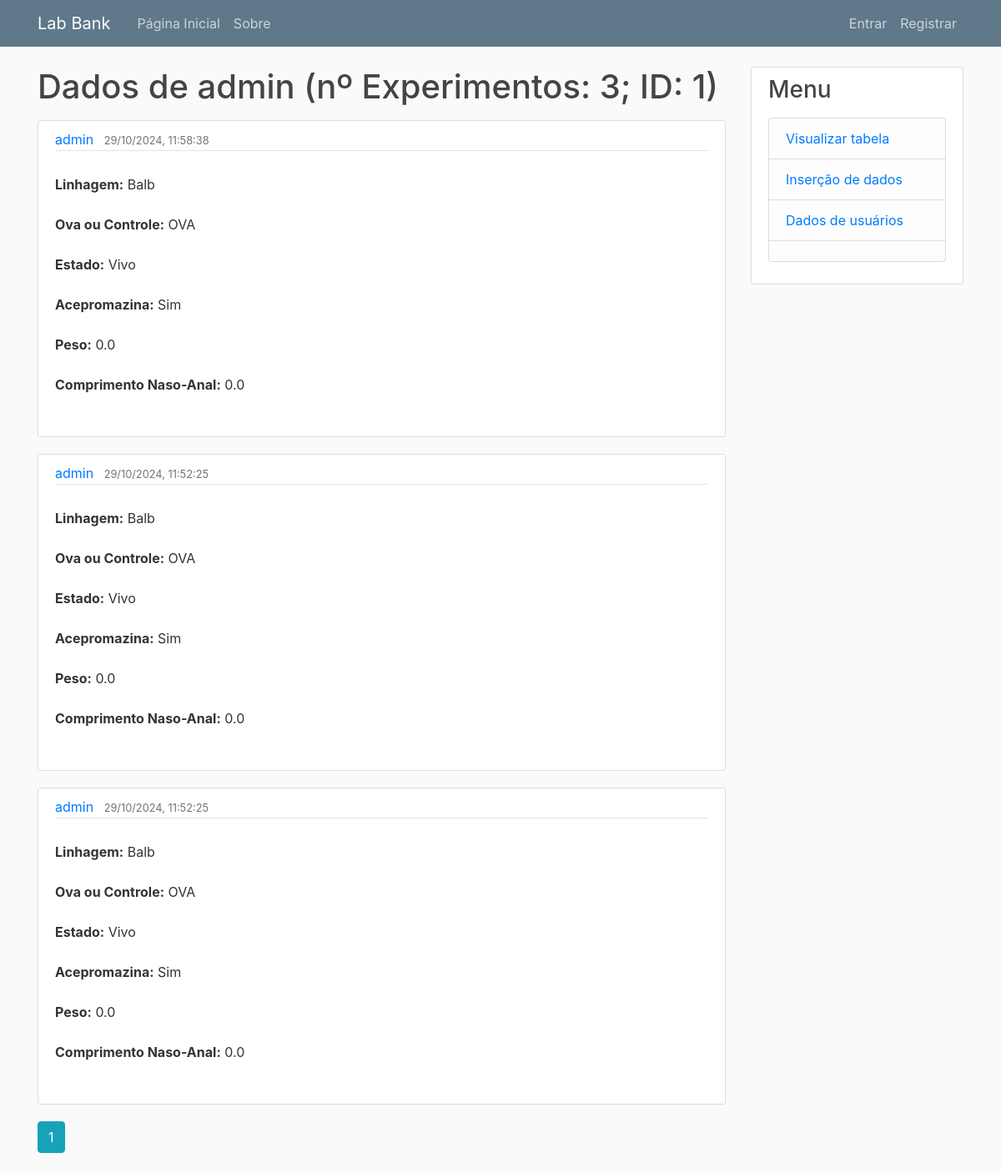
The page /table/admin on the database its author committed.
### lab_bank/models.py (models this page shows, shortened)
class User(db.Model, UserMixin):
    id = db.Column(db.Integer, primary_key=True)
    username = db.Column(db.String(100), unique=True, nullable=False)
    email = db.Column(db.String(200), unique=True, nullable=False)
    profile_picture = db.Column(db.String(20), nullable=False, default='default.jpg')
    password = db.Column(db.String(60))
    posts = db.relationship('Post', backref='author', lazy=True)
    subjects = db.relationship('Subject', backref='owner', lazy=True)

class Subject(db.Model):
    id = db.Column(db.Integer, primary_key=True)
    date = db.Column(db.Date, nullable=False)
    lineage = db.Column(db.Text)
    ova_or_control = db.Column(db.Text)
    dead_or_alive = db.Column(db.Text)
    acepromazine = db.Column(db.Text)
    weight = db.Column(db.Float)
    naso_anal_length = db.Column(db.Float)
    user_id = db.Column(db.Integer, db.ForeignKey('user.id'), nullable=False)
    date_created = db.Column(db.DateTime, nullable=False, default=datetime.now(pytz.timezone('America/Sao_Paulo')))
    excel_file_path = db.Column(db.String(200))

### lab_bank/table/routes.py (the view)
@table.route("/table/<string:username>")
def user_subjects(username):
    page = request.args.get('page', 1, type = int)
    user = User.query.filter_by(username = username).first_or_404()
    subjects = Subject.query.filter_by(owner = user).order_by(Subject.id.desc()).paginate(page = page, per_page = 7)
    return render_template('user_subjects.html', user = user, title = f'Dados de {username}', subjects = subjects)

### lab_bank/templates/user_subjects.html (shortened to what this page needs)
{% extends 'layout.html' %}
{% block content %}
<h1 class="mb-3"> Dados de {{ user.username }} (nº Experimentos: {{ subjects.total }}; ID: {{ user.id }})</h1>
{% for subject in subjects.items %}
	<article class="media content-section">
		<div class="media-body">
			<div class="article-metadata">
				<a class="mr-2" href="{{ url_for('table.user_subjects', username=subject.owner.username) }}">{{ user.username }}</a>
				<small class="text-muted">{{ subject.date_created.strftime('%d/%m/%Y, %H:%M:%S') }}</small>
			</div>
			<p class="article-content">
				<strong>Linhagem:</strong> {{ subject.lineage}}<br>
				<strong>Ova ou Controle:</strong> {{ subject.ova_or_control }}<br>
				<strong>Estado:</strong> {{ subject.dead_or_alive }}<br>
				<strong>Acepromazina:</strong> {{ subject.acepromazine }}<br>
				<strong>Peso:</strong> {{ subject.weight }}<br>
				<strong>Comprimento Naso-Anal:</strong> {{ subject.naso_anal_length }}<br>
			</p>
	</article>
{% endfor %}
{% for page_num in subjects.iter_pages() %}
	{% if page_num %}
		{% if subjects.page == page_num %}
			<a class="btn btn-info mb-4" href="{{ url_for('table.user_subjects', username=user.username, page=page_num) }}"> {{ page_num }} </a>
		{% else %}
			<a class="btn btn-outline-info mb-4" href="{{ url_for('table.user_subjects', username=user.username, page=page_num) }}"> {{ page_num }} </a>
		{% endif %}
	{% else %}
		...
	{% endif %}
{% endfor %}
{% endblock %}

### lab_bank/templates/layout.html (shortened to what this page needs)
<!DOCTYPE html>
<html>
	<head>
		<link rel="stylesheet" href="https://maxcdn.bootstrapcdn.com/bootstrap/4.0.0/css/bootstrap.min.css">
		<link rel="stylesheet" type="text/css" href="{{ url_for('static', filename='main.css') }}">
</head>
					<body>
						<header class="site-header">
							<nav class="navbar navbar-expand-md navbar-dark bg-steel fixed-top">
								<div class="container">
									<a class="navbar-brand mr-4" href="/">Lab Bank</a>
									<div class="collapse navbar-collapse" id="navbarToggle">
										<div class="navbar-nav mr-auto">
											<a class="nav-item nav-link" href="{{ url_for('main.home') }}">Página Inicial</a>
											<a class="nav-item nav-link" href="{{ url_for('main.about') }}">Sobre</a>
										</div>
										<div class="navbar-nav">
										{% if current_user.is_authenticated %}
											<a class="nav-item nav-link" href="{{ url_for('users.account') }}">Conta</a>
											<a class="nav-item nav-link" href="{{ url_for('users.logout') }}">Sair</a>
		{% else %}
		  <a class="nav-item nav-link" href="{{ url_for('users.login') }}">Entrar</a>
											<a class="nav-item nav-link" href="{{ url_for('users.register') }}">Registrar</a>
		{% endif %}
	</div>
									</div>
								</div>
							</nav>
						</header>
						<main role="main" class="container">
							<div class="row">
								<div class="col-md-9">
          {% block content %}{% endblock %}
        </div>
								<div class="col-md-3">
									<div class="content-section">
										<h3>Menu</h3>
										<p class='text-muted'>
											<ul class="list-group">
												<li class="list-group-item list-group-item-light">
												<a href = "{{ url_for('table.display_table') }}"> Visualizar tabela </a>
												</li>
												<li class="list-group-item list-group-item-light">
												<a href = "{{ url_for('table.insert_data') }}"> Inserção de dados </a>
												</li>
												<li class="list-group-item list-group-item-light">
												<a href = "{{ url_for('users.user_list') }}"> Dados de usuários </a>
												</li>
												<li class="list-group-item list-group-item-light">
												</li>
											</ul>
										</p>
									</div>
								</div>
							</div>
						</main>

### lab_bank/static/main.css (style rules this page uses)
body { background: #fafafa; color: #333333; margin-top: 5rem; }
h1, h2, h3, h4, h5, h6 { color: #444444; }
.bg-steel { background-color: #5f788a; }
.site-header .navbar-nav .nav-link { color: #cbd5db; }
.content-section { background: #ffffff; padding: 10px 20px; border: 1px solid #dddddd; border-radius: 3px; margin-bottom: 20px; }
.article-content { white-space: pre-line; }
.article-metadata { padding-bottom: 1px; margin-bottom: 4px; border-bottom: 1px solid #e3e3e3 }

### rows shown on the page
User: username "admin", id "1"
Subject: date_created "29/10/2024, 11:58:38", lineage "Balb", ova_or_control "OVA", dead_or_alive "Vivo", acepromazine "Sim", weight "0.0", naso_anal_length "0.0"
Subject: date_created "29/10/2024, 11:52:25", lineage "Balb", ova_or_control "OVA", dead_or_alive "Vivo", acepromazine "Sim", weight "0.0", naso_anal_length "0.0"
Subject: date_created "29/10/2024, 11:52:25", lineage "Balb", ova_or_control "OVA", dead_or_alive "Vivo", acepromazine "Sim", weight "0.0", naso_anal_length "0.0"

### other values the page prints
{{ subjects.total }} "3"
{{ page_num }} "1"
